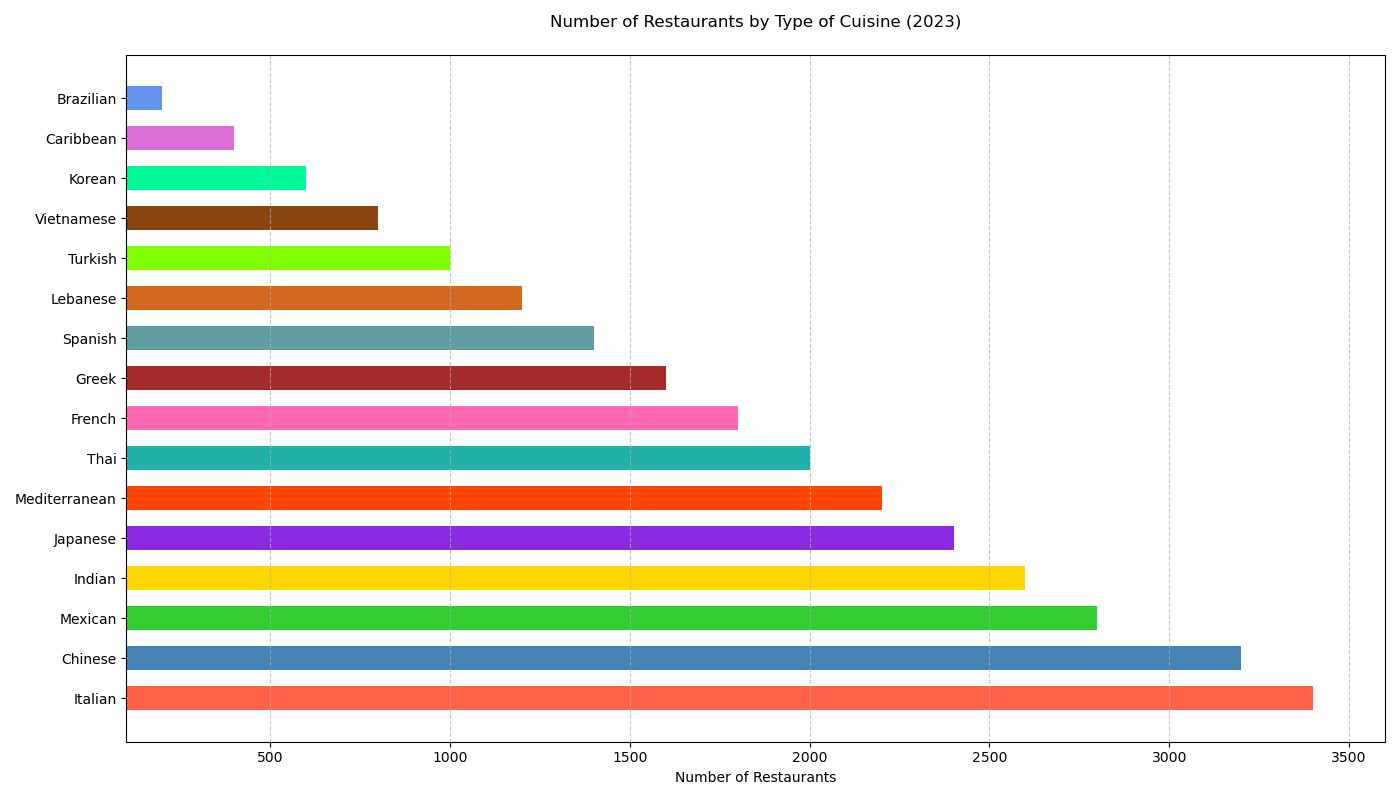

Write the Python code that produced this figure.

import matplotlib.pyplot as plt

# Data
cuisines = ['Italian', 'Chinese', 'Mexican', 'Indian', 'Japanese', 'Mediterranean', 'Thai', 'French', 
            'Greek', 'Spanish', 'Lebanese', 'Turkish', 'Vietnamese', 'Korean', 'Caribbean', 'Brazilian']
restaurants = [3400, 3200, 2800, 2600, 2400, 2200, 2000, 1800, 1600, 1400, 1200, 1000, 800, 600, 400, 200]

# Create horizontal bar chart
plt.figure(figsize=(14, 8))  # Change width and height of the chart
colors = ['#FF6347', '#4682B4', '#32CD32', '#FFD700', '#8A2BE2', 
          '#FF4500', '#20B2AA', '#FF69B4', '#A52A2A', '#5F9EA0', 
          '#D2691E', '#7FFF00', '#8B4513', '#00FA9A', '#DA70D6', '#6495ED']

plt.barh(cuisines, restaurants, color=colors, height=0.6)  # Change direction of chart and bar width

# Customizing the plot
plt.xlabel('Number of Restaurants')
plt.title('Number of Restaurants by Type of Cuisine (2023)', pad=20)
plt.grid(axis='x', linestyle='--', alpha=0.7)
plt.xlim(100, 3600)  # Truncate y-axis to start from 100

plt.tight_layout()
plt.show()
